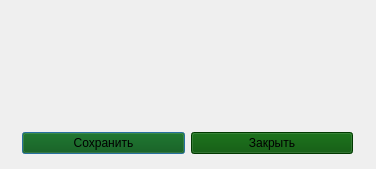
<?xml version="1.0" encoding="UTF-8"?>
<ui version="4.0">
 <class>Dialog</class>
 <widget class="QDialog" name="Dialog">
  <property name="geometry">
   <rect>
    <x>0</x>
    <y>0</y>
    <width>376</width>
    <height>169</height>
   </rect>
  </property>
  <property name="windowTitle">
   <string>Создать пресет</string>
  </property>
  <property name="windowIcon">
   <iconset>
    <normaloff>img/logo-1.png</normaloff>img/logo-1.png</iconset>
  </property>
  <widget class="QWidget" name="">
   <property name="geometry">
    <rect>
     <x>22</x>
     <y>130</y>
     <width>331</width>
     <height>27</height>
    </rect>
   </property>
   <layout class="QHBoxLayout" name="horizontalLayout">
    <item>
     <widget class="QPushButton" name="pushButton">
      <property name="styleSheet">
       <string notr="true">background-color: rgb(0, 80, 0);</string>
      </property>
      <property name="text">
       <string>Сохранить</string>
      </property>
     </widget>
    </item>
    <item>
     <widget class="QPushButton" name="pushButton_2">
      <property name="styleSheet">
       <string notr="true">background-color: rgb(0, 80, 0);</string>
      </property>
      <property name="text">
       <string>Закрыть</string>
      </property>
     </widget>
    </item>
   </layout>
  </widget>
 </widget>
 <resources/>
 <connections/>
</ui>
